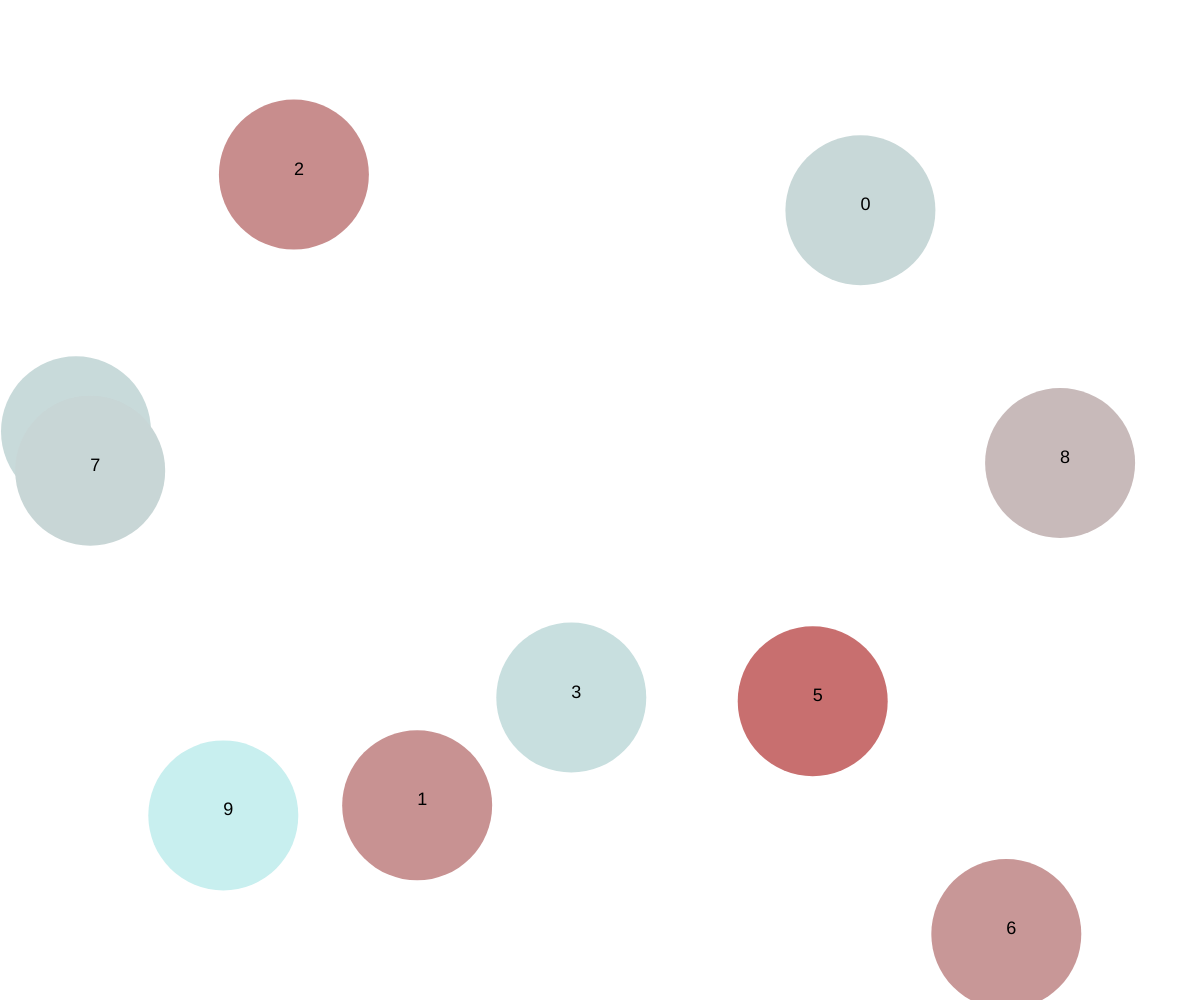
Frame 1 (no input)
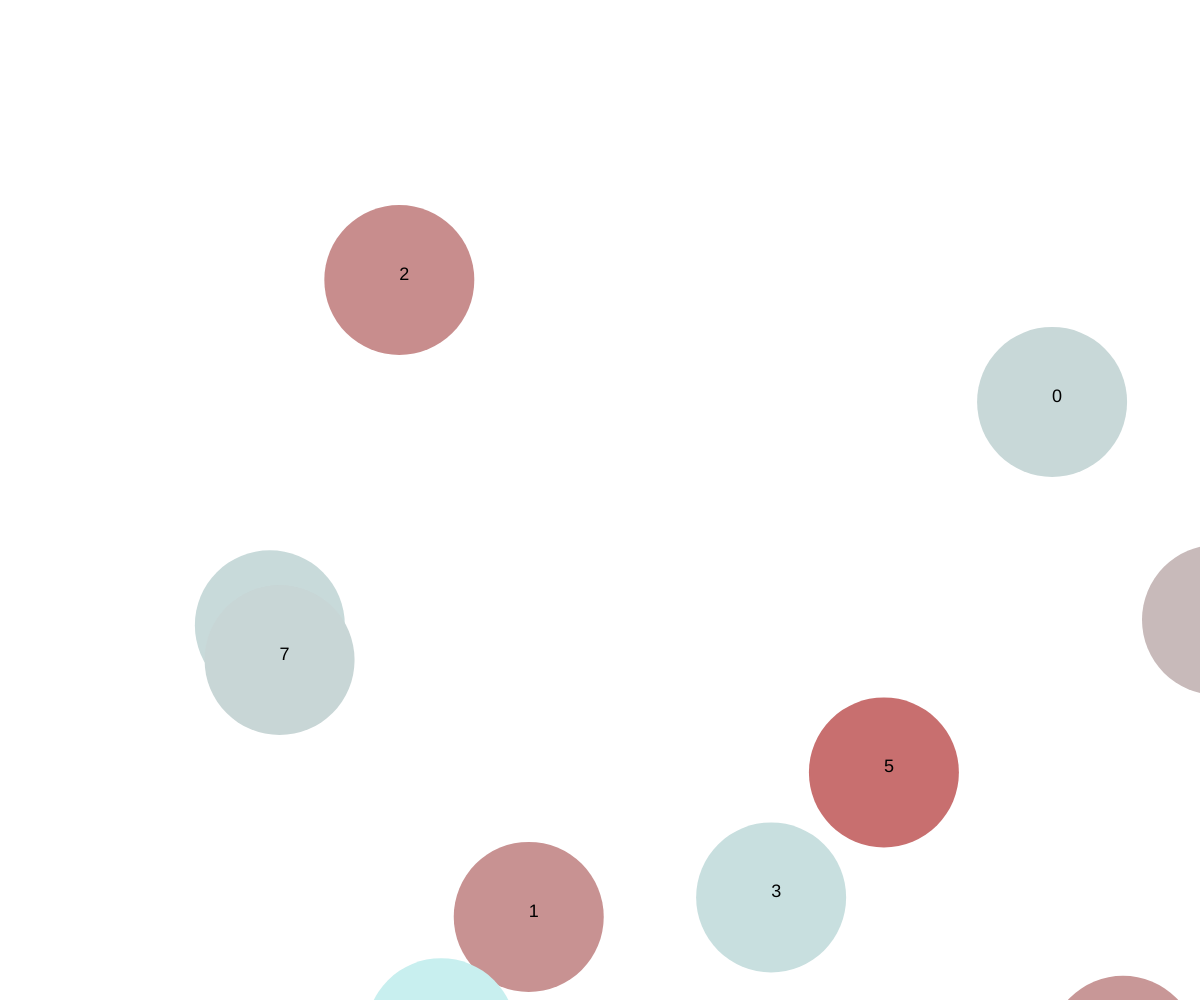
Frame 60 (no input)
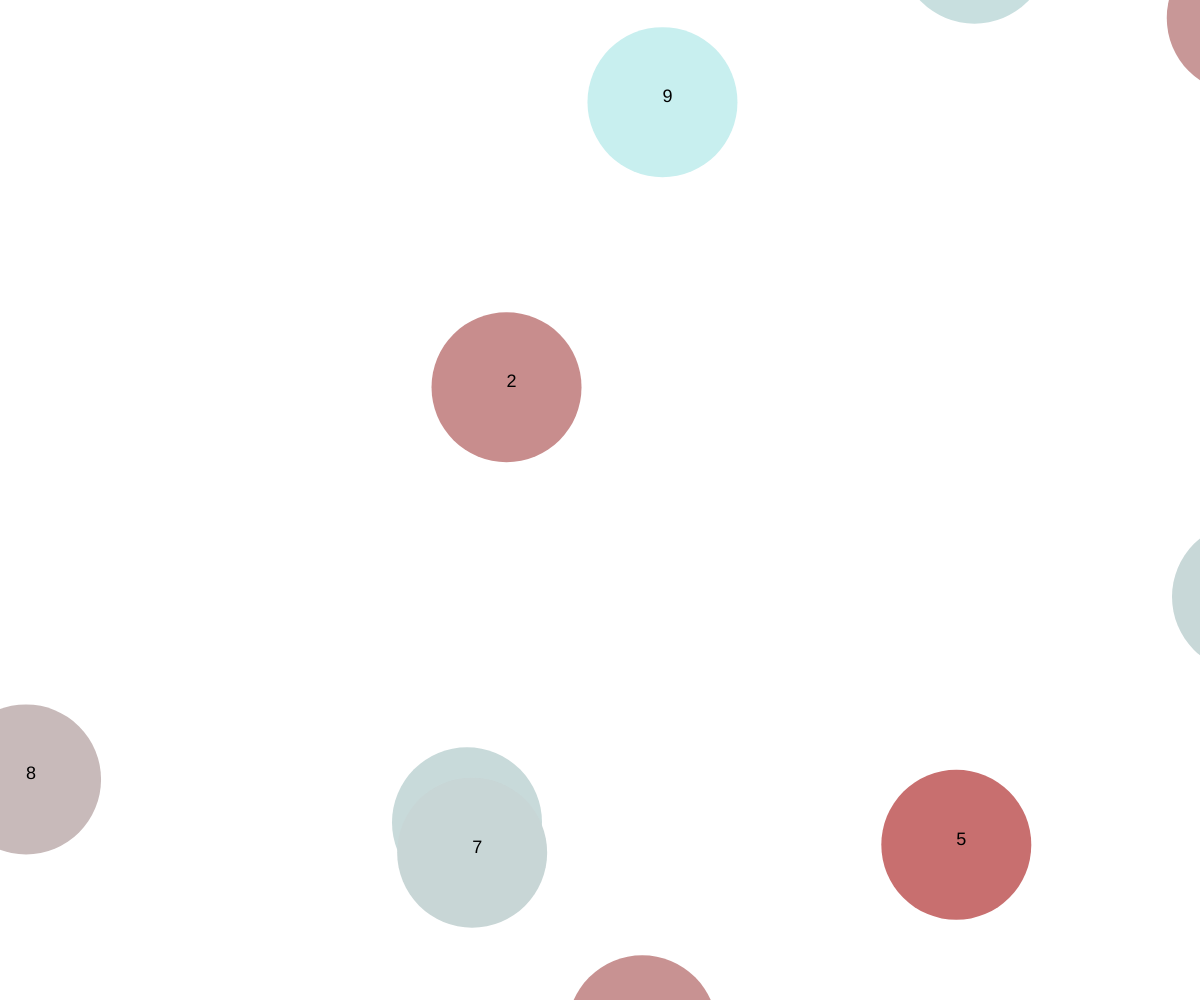
Frame 120 (the mouse pressed at the canvas centre since frame 60)

The p5.js sketch that drew these frames (run headless with seeded random() and noise() and a simulated clock; from frame 60 on, the mouse is pressed at the canvas centre):

// p5.js sketch
// ── sketch.js
var w, h;
var d = 300;
var quanti = 10;
var c = [];
var speedMax = 4;

function setup() {
  createCanvas(w=windowWidth, h=windowHeight);
  textSize(18);
  
  // crea n oggetti di classe Camminatore
  for (var i=0; i<quanti; i++){
  	c.push(new Camminatore(i)); 
  }

}


function draw() {
 background(255);
 
 // per tutti i camminatori chiama i diversi metodi utili 
 for (var i=0; i<quanti; i++){
	c[i].move();
	c[i].display();
 }
}


// classe
function Camminatore(_id) {

  // costruttore
  this.id = _id;
  this.x = random(w);
  this.y = random(h);
  this.dirX = 1;
  this.dirY = 1;
  this.speed = random(1, speedMax);

  // metodo move
  this.move = function() {
    if (noise(1) >= .5) this.dirX *= -1;
	if (noise(1) >= .5) this.dirY *= -1;
	this.x += this.speed * this.dirX;
	this.y += this.speed * this.dirY;
    if(this.x>=width+75){
      this.x = -75;
    }
    if(this.y>=height+75){
      this.y = -75;
    }
  }
  
  // metodo display
  this.display = function() {
    noStroke();
    var r = 200;
    var g = map(this.speed,1,speedMax,100,255);
    var b = map(this.speed,1,speedMax,100,255);
	fill(r,g,b);
	ellipse(this.x, this.y, d/2);
	fill(0);
	text(this.id, this.x, this.y);
  }

}
